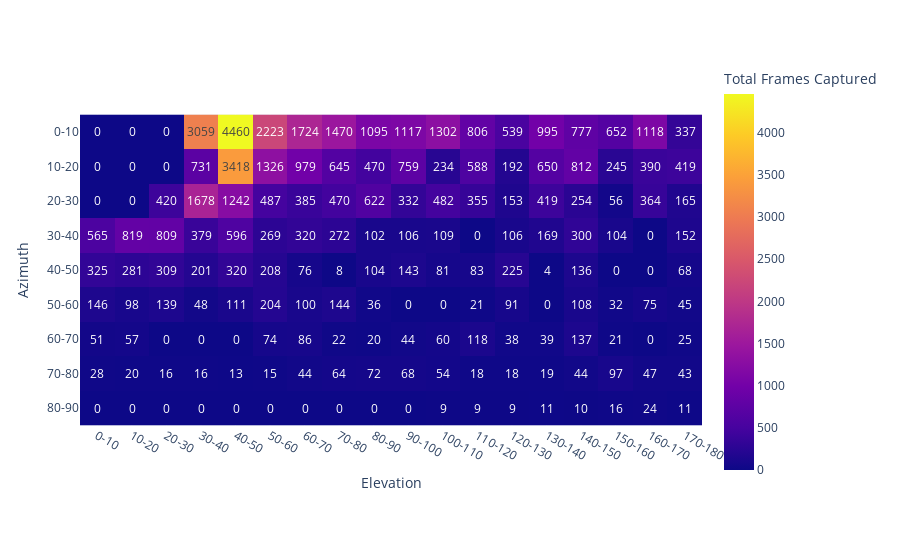

The notebook cell saved with this chart:
### Code cell
# Visualization of Target 1's Azimuth and Elevation data (includes all satellites).
import plotly.express as px

fig = px.imshow(stk_object.Azimuth_vs_Elevation['Target1'], text_auto=True,
                labels=dict(x="Elevation", y="Azimuth", color="Total Frames Captured"))
fig.show()

### Figure 1 — Plotly figure (JSON) as saved in the notebook; plotly's stock layout.template omitted (floating-point values rounded to 4 significant figures; data arrays with more than 128 entries replaced by an {"elided": "..."} marker saying what was removed)
{"data": [{"coloraxis": "coloraxis", "hovertemplate": "Elevation: %{x}<br>Azimuth: %{y}<br>Total Frames Captured: %{z}<extra></extra>", "name": "0", "texttemplate": "%{z}", "type": "heatmap", "x": ["0-10", "10-20", "20-30", "30-40", "40-50", "50-60", "60-70", "70-80", "80-90", "90-100", "100-110", "110-120", "120-130", "130-140", "140-150", "150-160", "160-170", "170-180"], "xaxis": "x", "y": ["0-10", "10-20", "20-30", "30-40", "40-50", "50-60", "60-70", "70-80", "80-90"], "yaxis": "y", "z": {"elided": "9x18 int values"}}], "layout": {"coloraxis": {"colorbar": {"title": {"text": "Total Frames Captured"}}, "colorscale": [[0, "#0d0887"], [0.1111, "#46039f"], [0.2222, "#7201a8"], [0.3333, "#9c179e"], [0.4444, "#bd3786"], [0.5556, "#d8576b"], [0.6667, "#ed7953"], [0.7778, "#fb9f3a"], [0.8889, "#fdca26"], [1, "#f0f921"]]}, "margin": {"t": 60}, "xaxis": {"anchor": "y", "constrain": "domain", "domain": [0, 1], "scaleanchor": "y", "title": {"text": "Elevation"}}, "yaxis": {"anchor": "x", "autorange": "reversed", "constrain": "domain", "domain": [0, 1], "title": {"text": "Azimuth"}}}}
